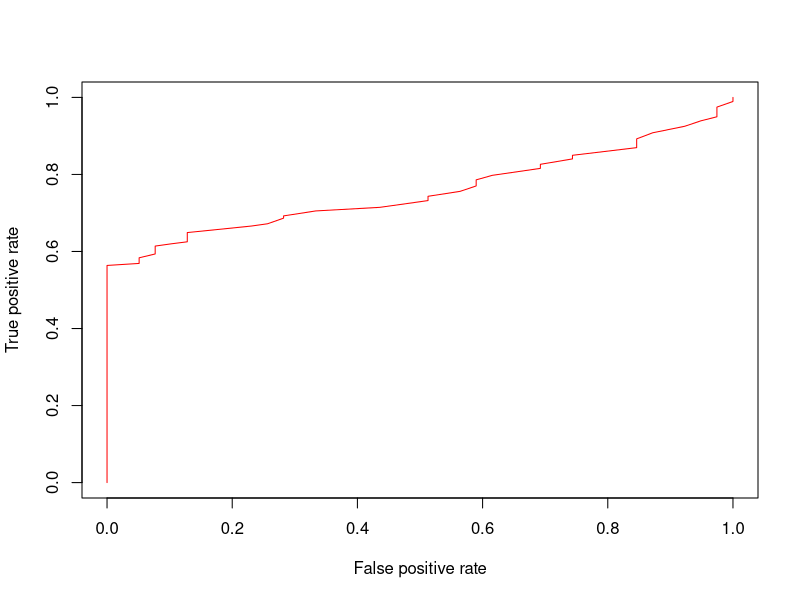

The R script that drew this image:
## ---- chunk 1
knitr::opts_chunk$set(echo = TRUE)
library(tidyverse)
## ---- chunk 2
az <- read.csv("data/phoenixAg.csv")
## ---- chunk 3
set.seed(1)
az$rate <- ifelse(az$averageReviewBusiness < 2, 0,1)

#Create Train & Test Sets
train <- sample(1:(0.80*nrow(az)),replace=FALSE)
az.train <- az[train,]
az.test <- az[-train,]
## ---- chunk 4
library(MASS)
qda.fit <- qda(rate~reviewCountBusiness, data = az.train)
qda.fit

#predict
qda.predict <- predict(qda.fit, newdata=az.test)
qda.class <- qda.predict$class
#Confusion matrix
table(qda.class,az.test$rate)

#Overall fraction of incorrect test predictions (MSE: mean squared error)
mean(qda.class != az.test$rate)
## ---- chunk 5
library(ROCR)

qda.p <- prediction(qda.predict$posterior[,2], az.test$rate) %>%
  performance(measure = "tpr", x.measure = "fpr")

plot(qda.p, col = "red")
## ---- chunk 6
#QDA AUC
prediction(qda.predict$posterior[,2], az.test$rate) %>%
  performance(measure = "auc") %>%
  .@y.values
